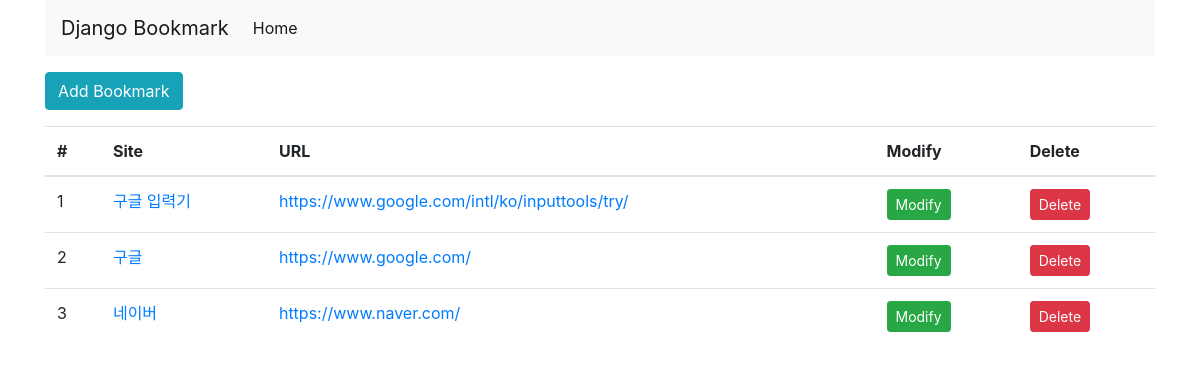
Before: /bookmark/ with the older database file.
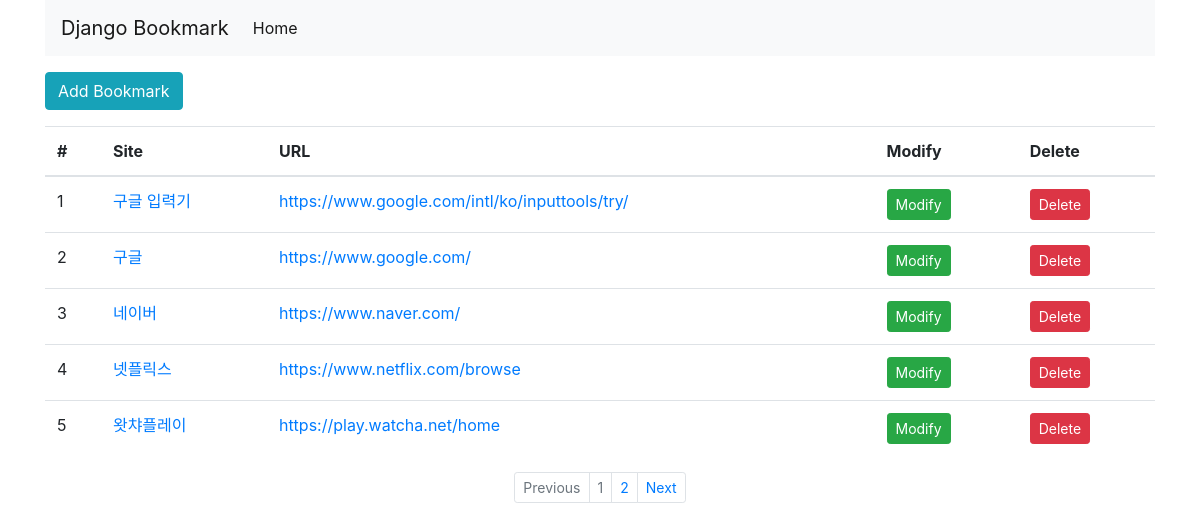
After: the same page with the newer database file.
### bookmark/models.py (models this page shows, shortened)
class Bookmark(models.Model):
    site_name = models.CharField(max_length=100)
    url = models.URLField('Site URL')

### bookmark/views.py (the view)
# urls.py: path('', BookmarkListView.as_view(), name='list'),
class BookmarkListView(ListView):
    model = Bookmark
    paginate_by = 5  # 페이징 기능

### bookmark/templates/bookmark/bookmark_list.html (shortened to what this page needs)
{% extends 'base.html' %}
{% block content %}
    <div class="btn-group">
        <a href="{% url 'add' %}" class="btn btn-info">Add Bookmark</a>
    </div>
    <table class="table">
        <thead>
            <tr>
                <th scope="col">#</th>
                <th scope="col">Site</th>
                <th scope="col">URL</th>
                <th scope="col">Modify</th>
                <th scope="col">Delete</th>
            </tr>
        </thead>
        <tbody>
            {% for bookmark in object_list %}
            <tr>
                <td>{{forloop.counter}}</td>
                <td><a href="{% url 'detail' bookmark.id %}">{{bookmark.site_name}}</a></td>
                <td><a href="{{bookmark.url}}" target="_blank">{{bookmark.url}}</a></td>
                <td><a href="{% url 'update' bookmark.id %}" class="btn btn-success btn-sm">Modify</a></td>
                <td><a href="{% url 'delete' bookmark.id %}" class="btn btn-danger btn-sm">Delete</a></td>
            </tr>
            {% endfor %}
        </tbody>
    </table>
{% endblock %}
{% block pagination %}
    {% if is_paginated %}
    <ul class="pagination justify-content-center pagination-sm">
        {% if page_obj.has_previous %}
            <li class="page-item">
              <a class="page-link" href="{% url 'list' %}?page={{ page_obj.previous_page_number }}" tabindex="-1">Previous</a>
            </li>
        {% else %}
            <li class="page-item disabled">
                <a class="page-link" href="#" tabindex="-1">Previous</a>
            </li>
        {% endif %}
        {% for object in page_obj.paginator.page_range %}
            <li class="page-item {% if page_obj.number == forloop.counter %}disabled{% endif %}">
                <a class="page-link" href="{{ request.path }}?page={{ forloop.counter }}">{{ forloop.counter }}</a>
            </li>
        {% endfor %}
        {% if page_obj.has_next %}
            <li class="page-item">
              <a class="page-link" href="{% url 'list' %}?page={{ page_obj.next_page_number }}">Next</a>
            </li>
        {% else %}
            <li class="page-item disabled">
                <a class="page-link" href="#">Next</a>
            </li>
        {% endif %}
    </ul>
    {% endif %}
{% endblock %}

### templates/base.html (shortened to what this page needs)
<!DOCTYPE html>
<html lang="en">
<head>
  <link rel="stylesheet" href="https://stackpath.bootstrapcdn.com/bootstrap/4.4.1/css/bootstrap.min.css">
  {% load static %}
  <link rel="stylesheet" href="{% static 'style.css' %}">
</head>
<body>
<div class="container">
  <nav class="navbar navbar-expand-lg navbar-light bg-light">
      <a class="navbar-brand" href="#">Django Bookmark</a>
      <div class="collapse navbar-collapse" id="navbarSupportedContent">
          <ul class="navbar-nav mr-auto">
              <li class="nav-item active">
                  <a class="nav-link" href="#">Home <span class="sr-only">(current)</span></a>
              </li>
          </ul>
      </div>
  </nav>
  <div class="row">
      <div class="col">
          {% block content %}
          {% endblock %}
          {% block pagination %}
          {% endblock %}
      </div>
  </div>
</div>
</body>
</html>

### static/style.css (style rules this page uses)
body { width:100%; }

Changed rows visible on the page:
added Bookmark: site_name "넷플릭스", url "https://www.netflix.com/browse"
added Bookmark: site_name "왓챠플레이", url "https://play.watcha.net/home"
Other visible differences:
text now shown: "Previous Next"
new list line: "1"
new list line: "2"
